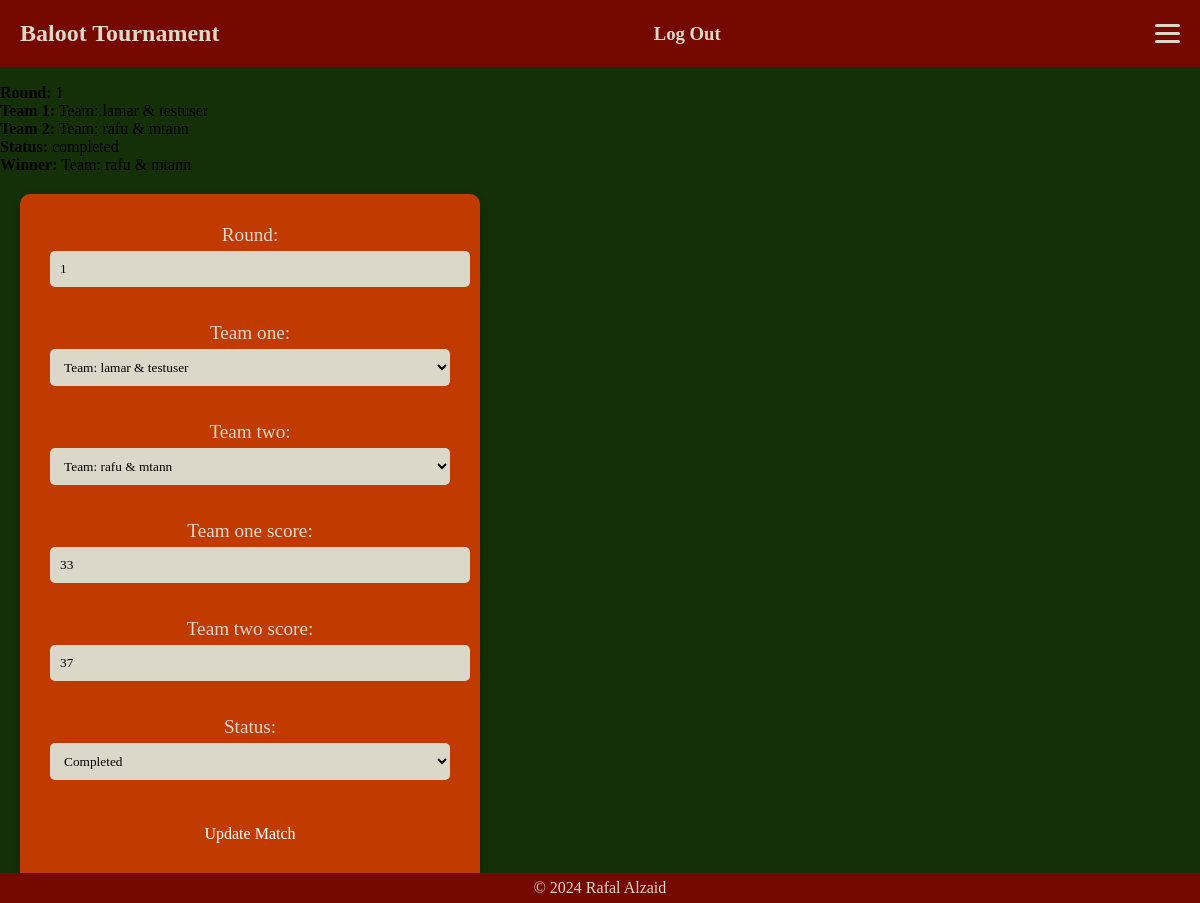
Screenshot of /project/match_detail/1/ (signed in) with the database file from the repository.
### project/models.py (models this page shows, shortened)
class Match(models.Model):
    team_one = models.ForeignKey('Team', on_delete=models.CASCADE, related_name='matches_as_team_one')
    team_two = models.ForeignKey('Team', on_delete=models.CASCADE, related_name='matches_as_team_two', null=True, blank=True)
    team_one_score = models.IntegerField(default=0)
    team_two_score = models.IntegerField(default=0)
    winner = models.ForeignKey('Team', on_delete=models.SET_NULL, null=True, blank=True, related_name='matches_won')
    round = models.IntegerField()
    status = models.CharField(max_length=10, choices=STATUS_CHOICES, default='scheduled')

class Team(models.Model):
    player_one = models.ForeignKey(User, on_delete=models.CASCADE, related_name='player_one_teams')
    player_two = models.ForeignKey(User, on_delete=models.CASCADE, related_name='player_two_teams', null=True, blank=True)
    score = models.IntegerField(default=0)
    def __str__(self):
        return f"Team: {self.player_one.username} & {self.player_two.username if self.player_two else 'Solo'}"

### project/views.py (the view)
# urls.py: path('match_detail/<int:pk>/', match_detail, name='match-detail'),
@login_required(login_url='/signin/')
def match_detail(request, pk):
    match = get_object_or_404(Match, pk=pk)
    user_involved = request.user in [
        match.team_one.player_one,
        match.team_one.player_two,
        match.team_two.player_one if match.team_two else None,
        match.team_two.player_two if match.team_two else None
    ]
    if request.method == 'POST' and user_involved:
        form = MatchForm(request.POST, instance=match)
        if form.is_valid():
            form.save()  # Automatically updates the winner and advances them if status is completed
            messages.success(request, "Match updated successfully!")
            return redirect('team-list')
        else:
            messages.error(request, "Failed to update match. Please check your input.")
    else:
        form = MatchForm(instance=match) if user_involved else None
    return render(request, 'project/match_detail.html', {
        'match': match,
        'form': form,
        'user_involved': user_involved
    })

### project/forms.py
class MatchForm(forms.ModelForm):
    class Meta:
        model = Match
        fields = ['round', 'team_one', 'team_two', 'team_one_score', 'team_two_score', 'status']

### project/templates/project/match_detail.html (shortened to what this page needs)
{% extends 'project/base.html' %}
{% load custom_filters %}
{% block content %}
<p class="match-detail-main1"><strong>Round:</strong> {{ match.round }}</p>
<p><strong>Team 1:</strong> {{ match.team_one }}</p>
{% if match.team_two %}
    <p><strong>Team 2:</strong> {{ match.team_two }}</p>
{% else %}
    <p><strong>Team 2:</strong> TBD</p>
{% endif %}
<p><strong>Status:</strong> {{ match.status }}</p>
{% if match.winner %}
    <p><strong>Winner:</strong> {{ match.winner }}</p>
{% else %}
    <p><strong>Winner:</strong> TBD</p>
{% endif %}
{% if user_involved %}
    <form method="POST">
        {{ form.as_p }}
        <button type="submit">Update Match</button>
    </form>
{% else %}
    <p>You are not authorized to update this match.</p>
{% endif %}
{% endblock %}

### static/projstyle.css (style rules this page uses)
* { margin: 0; font-family: 'EB Garamond', serif !important; }
body { background-color:#143008; }
form { width: 100%; max-width: 400px; padding: 30px; background-color: #c13b00; border-radius: 10px; box-shadow: 0 4px 8px rgba(0, 0, 0, 0.2); margin: 20px; }
form p { margin-bottom: 15px; font-size: larger; text-align: center; color: #dbd8ca; }
form label { display: block; color: #dbd8ca; margin-bottom: 5px; }
select, form input { width: 100%; padding: 10px; background-color: #dbd8ca; border: none; border-radius: 5px; margin-bottom: 20px; }
button { display: inline-block; width: 100%; padding: 10px 15px; color: white; background-color: #c13b00; text-decoration: none; border-radius: 5px; border: none; font-size: larger; cursor: pointer; transition: all 0.3s ease; }
button { padding: 10px 20px; background-color: #c13b00; color: white; border: none; border-radius: 5px; cursor: pointer; font-size: 16px; }
.match-detail-main1 { padding-top: 7%; }

### rows the page displays
Match: round "1", team_one "Team: lamar & testuser", team_two "Team: rafu & mtann", status "completed", winner "Team: rafu & mtann", team_one_score "33", team_two_score "37", status "Completed"
